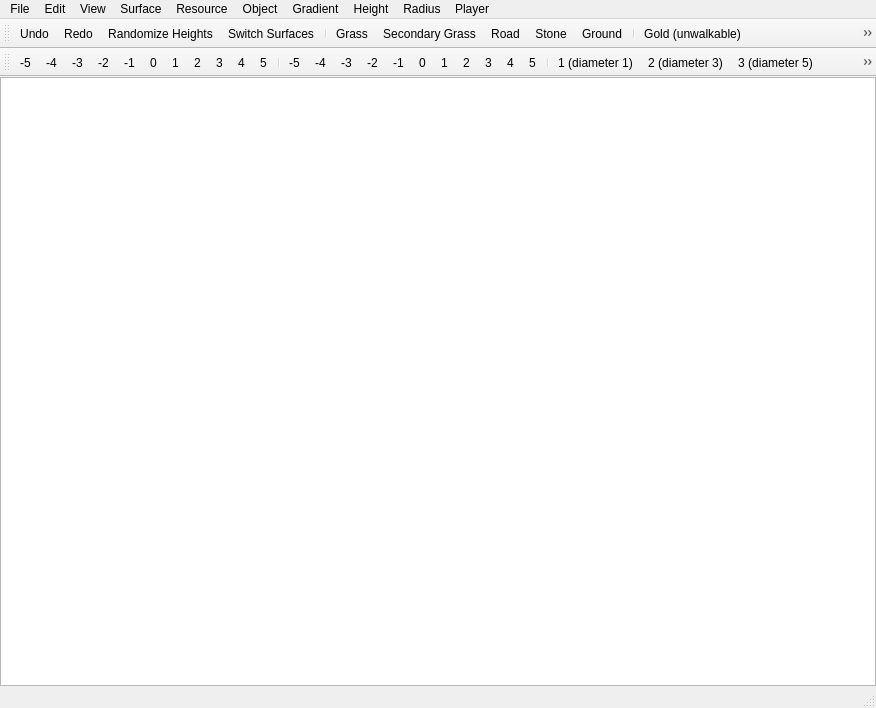
<?xml version="1.0" encoding="UTF-8"?>
<ui version="4.0">
 <author>Sebastian Riedel</author>
 <class>MainWindow</class>
 <widget class="QMainWindow" name="MainWindow">
  <property name="geometry">
   <rect>
    <x>0</x>
    <y>0</y>
    <width>876</width>
    <height>708</height>
   </rect>
  </property>
  <property name="windowTitle">
   <string>MegaGlest Map Editor v1.9.1</string>
  </property>
  <property name="windowIcon">
   <iconset resource="icons.qrc">
    <normaloff>:/mk/shared/editor.ico</normaloff>:/mk/shared/editor.ico</iconset>
  </property>
  <property name="locale">
   <locale language="English" country="UnitedStates"/>
  </property>
  <property name="iconSize">
   <size>
    <width>16</width>
    <height>16</height>
   </size>
  </property>
  <widget class="QWidget" name="centralWidget">
   <layout class="QVBoxLayout" name="verticalLayout">
    <property name="leftMargin">
     <number>0</number>
    </property>
    <property name="topMargin">
     <number>0</number>
    </property>
    <property name="rightMargin">
     <number>0</number>
    </property>
    <property name="bottomMargin">
     <number>0</number>
    </property>
    <item>
     <widget class="QGraphicsView" name="graphicsView"/>
    </item>
   </layout>
  </widget>
  <widget class="QMenuBar" name="menuBar">
   <property name="geometry">
    <rect>
     <x>0</x>
     <y>0</y>
     <width>876</width>
     <height>19</height>
    </rect>
   </property>
   <widget class="QMenu" name="menuFile">
    <property name="maximumSize">
     <size>
      <width>16777212</width>
      <height>16777215</height>
     </size>
    </property>
    <property name="title">
     <string>File</string>
    </property>
    <addaction name="actionNew"/>
    <addaction name="actionOpen"/>
    <addaction name="separator"/>
    <addaction name="actionSave"/>
    <addaction name="actionSave_as"/>
    <addaction name="separator"/>
    <addaction name="actionQuit"/>
   </widget>
   <widget class="QMenu" name="menuEdit">
    <property name="title">
     <string>Edit</string>
    </property>
    <widget class="QMenu" name="menuMirror">
     <property name="title">
      <string>Mirror</string>
     </property>
     <addaction name="actionCopy_left_to_right"/>
     <addaction name="actionCopy"/>
     <addaction name="actionCopy_2"/>
     <addaction name="separator"/>
     <addaction name="actionRotate_Left_to_Right"/>
     <addaction name="actionTop_to_Bottom"/>
     <addaction name="actionBottem_LEeft_to_Top_Right"/>
     <addaction name="actionRotate_Top_Left_to_Bottom_Right"/>
    </widget>
    <addaction name="actionUndo"/>
    <addaction name="actionRedo"/>
    <addaction name="separator"/>
    <addaction name="actionReset_Players"/>
    <addaction name="actionResize"/>
    <addaction name="actionMirror"/>
    <addaction name="actionFlip_X"/>
    <addaction name="actionFlip_Y"/>
    <addaction name="menuMirror"/>
    <addaction name="actionRandomize_Heights"/>
    <addaction name="actionRandomize_Heights_Players"/>
    <addaction name="actionSwitch_Surfaces"/>
    <addaction name="actionInfo"/>
    <addaction name="actionAdvanced"/>
   </widget>
   <widget class="QMenu" name="menuView">
    <property name="title">
     <string>View</string>
    </property>
    <addaction name="actionReset_zoom_and_pos"/>
    <addaction name="actionGrid"/>
    <addaction name="actionHeigth_Map"/>
    <addaction name="actionWater"/>
    <addaction name="separator"/>
    <addaction name="actionHelp"/>
    <addaction name="actionAbout"/>
   </widget>
   <widget class="QMenu" name="menuSurface">
    <property name="title">
     <string>Surface</string>
    </property>
    <addaction name="actionGrass"/>
    <addaction name="actionSecondary_Grass"/>
    <addaction name="actionRoad"/>
    <addaction name="actionStone"/>
    <addaction name="actionGround"/>
   </widget>
   <widget class="QMenu" name="menuResource">
    <property name="title">
     <string>Resource</string>
    </property>
    <addaction name="separator"/>
    <addaction name="actionGold_unwalkable"/>
    <addaction name="actionStone_unwalkable"/>
    <addaction name="action3_custom"/>
    <addaction name="action4_custom"/>
    <addaction name="action5_custom"/>
   </widget>
   <widget class="QMenu" name="menuObject">
    <property name="title">
     <string>Object</string>
    </property>
    <addaction name="actionNone_erase"/>
    <addaction name="separator"/>
    <addaction name="actionTree_harvestable"/>
    <addaction name="actionDead_tree_Cactuses_Hornbush"/>
    <addaction name="actionStone_object"/>
    <addaction name="actionBush_Grass_walkable"/>
    <addaction name="actionWater_object_Papyrus"/>
    <addaction name="actionBig_tree_old_palm"/>
    <addaction name="actionHanged_Impaled"/>
    <addaction name="actionStatues"/>
    <addaction name="actionMountain"/>
    <addaction name="actionInvisible_Blocking_Object"/>
   </widget>
   <widget class="QMenu" name="menuGradient">
    <property name="title">
     <string>Gradient</string>
    </property>
    <addaction name="actionGradient_5"/>
    <addaction name="actionGradient_4"/>
    <addaction name="actionGradient_3"/>
    <addaction name="actionGradient_2"/>
    <addaction name="actionGradient_1"/>
    <addaction name="actionGradient0"/>
    <addaction name="actionGradient1"/>
    <addaction name="actionGradient2"/>
    <addaction name="actionGradient3"/>
    <addaction name="actionGradient4"/>
    <addaction name="actionGradient5"/>
   </widget>
   <widget class="QMenu" name="menuHeight">
    <property name="title">
     <string>Height</string>
    </property>
    <addaction name="actionHeight_5"/>
    <addaction name="actionHeight_4"/>
    <addaction name="actionHeight_3"/>
    <addaction name="actionHeight_2"/>
    <addaction name="actionHeight_1"/>
    <addaction name="actionHeight0"/>
    <addaction name="actionHeight1"/>
    <addaction name="actionHeight2"/>
    <addaction name="actionHeight3"/>
    <addaction name="actionHeight4"/>
    <addaction name="actionHeight5"/>
   </widget>
   <widget class="QMenu" name="menuRadius">
    <property name="title">
     <string>Radius</string>
    </property>
    <addaction name="action1_diameter"/>
    <addaction name="action2_diameter"/>
    <addaction name="action3_diameter"/>
    <addaction name="action4_diameter"/>
    <addaction name="action5_diameter"/>
    <addaction name="action6_diameter"/>
    <addaction name="action7_diameter"/>
    <addaction name="action8_diameter"/>
    <addaction name="action9_diameter"/>
   </widget>
   <widget class="QMenu" name="menuPlayer">
    <property name="title">
     <string>Player</string>
    </property>
    <addaction name="actionPlayer_1"/>
    <addaction name="actionPlayer_2"/>
    <addaction name="actionPlayer_3"/>
    <addaction name="actionPlayer_4"/>
    <addaction name="actionPlayer_5"/>
    <addaction name="actionPlayer_6"/>
    <addaction name="actionPlayer_7"/>
    <addaction name="actionPlayer_8"/>
   </widget>
   <addaction name="menuFile"/>
   <addaction name="menuEdit"/>
   <addaction name="menuView"/>
   <addaction name="menuSurface"/>
   <addaction name="menuResource"/>
   <addaction name="menuObject"/>
   <addaction name="menuGradient"/>
   <addaction name="menuHeight"/>
   <addaction name="menuRadius"/>
   <addaction name="menuPlayer"/>
  </widget>
  <widget class="QToolBar" name="mainToolBar">
   <property name="sizeIncrement">
    <size>
     <width>3</width>
     <height>0</height>
    </size>
   </property>
   <attribute name="toolBarArea">
    <enum>TopToolBarArea</enum>
   </attribute>
   <attribute name="toolBarBreak">
    <bool>false</bool>
   </attribute>
   <addaction name="actionUndo"/>
   <addaction name="actionRedo"/>
   <addaction name="actionRandomize_Heights"/>
   <addaction name="actionSwitch_Surfaces"/>
   <addaction name="separator"/>
   <addaction name="actionGrass"/>
   <addaction name="actionSecondary_Grass"/>
   <addaction name="actionRoad"/>
   <addaction name="actionStone"/>
   <addaction name="actionGround"/>
   <addaction name="separator"/>
   <addaction name="actionGold_unwalkable"/>
   <addaction name="actionStone_unwalkable"/>
   <addaction name="action3_custom"/>
   <addaction name="action4_custom"/>
   <addaction name="action5_custom"/>
   <addaction name="separator"/>
   <addaction name="actionNone_erase"/>
   <addaction name="actionTree_harvestable"/>
   <addaction name="actionDead_tree_Cactuses_Hornbush"/>
   <addaction name="actionStone_object"/>
   <addaction name="actionBush_Grass_walkable"/>
   <addaction name="actionWater_object_Papyrus"/>
   <addaction name="actionBig_tree_old_palm"/>
   <addaction name="actionHanged_Impaled"/>
   <addaction name="actionStatues"/>
   <addaction name="actionMountain"/>
   <addaction name="actionInvisible_Blocking_Object"/>
  </widget>
  <widget class="QStatusBar" name="statusBar"/>
  <widget class="QToolBar" name="toolBar">
   <property name="windowTitle">
    <string>toolBar</string>
   </property>
   <attribute name="toolBarArea">
    <enum>TopToolBarArea</enum>
   </attribute>
   <attribute name="toolBarBreak">
    <bool>true</bool>
   </attribute>
   <addaction name="actionGradient_5"/>
   <addaction name="actionGradient_4"/>
   <addaction name="actionGradient_3"/>
   <addaction name="actionGradient_2"/>
   <addaction name="actionGradient_1"/>
   <addaction name="actionGradient0"/>
   <addaction name="actionGradient1"/>
   <addaction name="actionGradient2"/>
   <addaction name="actionGradient3"/>
   <addaction name="actionGradient4"/>
   <addaction name="actionGradient5"/>
   <addaction name="separator"/>
   <addaction name="actionHeight_5"/>
   <addaction name="actionHeight_4"/>
   <addaction name="actionHeight_3"/>
   <addaction name="actionHeight_2"/>
   <addaction name="actionHeight_1"/>
   <addaction name="actionHeight0"/>
   <addaction name="actionHeight1"/>
   <addaction name="actionHeight2"/>
   <addaction name="actionHeight3"/>
   <addaction name="actionHeight4"/>
   <addaction name="actionHeight5"/>
   <addaction name="separator"/>
   <addaction name="action1_diameter"/>
   <addaction name="action2_diameter"/>
   <addaction name="action3_diameter"/>
   <addaction name="action4_diameter"/>
   <addaction name="action5_diameter"/>
   <addaction name="action6_diameter"/>
   <addaction name="action7_diameter"/>
   <addaction name="action8_diameter"/>
   <addaction name="action9_diameter"/>
  </widget>
  <action name="actionNew">
   <property name="text">
    <string>New</string>
   </property>
   <property name="shortcut">
    <string>Ctrl+N</string>
   </property>
  </action>
  <action name="actionOpen">
   <property name="text">
    <string>Open</string>
   </property>
   <property name="shortcut">
    <string>Ctrl+O</string>
   </property>
  </action>
  <action name="actionSave">
   <property name="text">
    <string>Save</string>
   </property>
   <property name="shortcut">
    <string>Ctrl+S</string>
   </property>
  </action>
  <action name="actionSave_as">
   <property name="text">
    <string>Save as ...</string>
   </property>
  </action>
  <action name="actionQuit">
   <property name="text">
    <string>Quit</string>
   </property>
   <property name="shortcut">
    <string>Ctrl+Q</string>
   </property>
  </action>
  <action name="actionUndo">
   <property name="icon">
    <iconset resource="icons.qrc">
     <normaloff>:/icons/edit_undo.png</normaloff>:/icons/edit_undo.png</iconset>
   </property>
   <property name="text">
    <string>Undo</string>
   </property>
   <property name="shortcut">
    <string>Ctrl+Z</string>
   </property>
  </action>
  <action name="actionRedo">
   <property name="icon">
    <iconset resource="icons.qrc">
     <normaloff>:/icons/edit_redo.png</normaloff>:/icons/edit_redo.png</iconset>
   </property>
   <property name="text">
    <string>Redo</string>
   </property>
   <property name="shortcut">
    <string>Ctrl+Y</string>
   </property>
  </action>
  <action name="actionReset_Players">
   <property name="text">
    <string>Reset Players...</string>
   </property>
  </action>
  <action name="actionResize">
   <property name="text">
    <string>Resize...</string>
   </property>
  </action>
  <action name="actionMirror">
   <property name="text">
    <string>Flip Diagonal</string>
   </property>
  </action>
  <action name="actionFlip_X">
   <property name="text">
    <string>Flip X</string>
   </property>
  </action>
  <action name="actionFlip_Y">
   <property name="text">
    <string>Flip Y</string>
   </property>
  </action>
  <action name="actionRandomize_Heights">
   <property name="icon">
    <iconset resource="icons.qrc">
     <normaloff>:/icons/edit_randomize-heights.png</normaloff>:/icons/edit_randomize-heights.png</iconset>
   </property>
   <property name="text">
    <string>Randomize Heights</string>
   </property>
  </action>
  <action name="actionRandomize_Heights_Players">
   <property name="text">
    <string>Randomize Heights/Players</string>
   </property>
  </action>
  <action name="actionSwitch_Surfaces">
   <property name="icon">
    <iconset resource="icons.qrc">
     <normaloff>:/icons/edit_switch-surfaces.png</normaloff>:/icons/edit_switch-surfaces.png</iconset>
   </property>
   <property name="text">
    <string>Switch Surfaces...</string>
   </property>
  </action>
  <action name="actionInfo">
   <property name="text">
    <string>Info...</string>
   </property>
  </action>
  <action name="actionAdvanced">
   <property name="text">
    <string>Advanced</string>
   </property>
  </action>
  <action name="actionReset_zoom_and_pos">
   <property name="text">
    <string>Reset zoom and pos</string>
   </property>
  </action>
  <action name="actionGrid">
   <property name="checkable">
    <bool>true</bool>
   </property>
   <property name="text">
    <string>Grid</string>
   </property>
  </action>
  <action name="actionHeigth_Map">
   <property name="checkable">
    <bool>true</bool>
   </property>
   <property name="text">
    <string>Heigth Map</string>
   </property>
  </action>
  <action name="actionWater">
   <property name="checkable">
    <bool>true</bool>
   </property>
   <property name="checked">
    <bool>true</bool>
   </property>
   <property name="text">
    <string>Hide Water</string>
   </property>
  </action>
  <action name="actionHelp">
   <property name="text">
    <string>Help...</string>
   </property>
   <property name="shortcut">
    <string>F1</string>
   </property>
  </action>
  <action name="actionAbout">
   <property name="text">
    <string>About...</string>
   </property>
  </action>
  <action name="actionGrass">
   <property name="checkable">
    <bool>true</bool>
   </property>
   <property name="icon">
    <iconset resource="icons.qrc">
     <normaloff>:/icons/brush_surface_grass1.png</normaloff>:/icons/brush_surface_grass1.png</iconset>
   </property>
   <property name="text">
    <string>Grass</string>
   </property>
  </action>
  <action name="actionSecondary_Grass">
   <property name="checkable">
    <bool>true</bool>
   </property>
   <property name="icon">
    <iconset resource="icons.qrc">
     <normaloff>:/icons/brush_surface_grass2.png</normaloff>:/icons/brush_surface_grass2.png</iconset>
   </property>
   <property name="text">
    <string>Secondary Grass</string>
   </property>
  </action>
  <action name="actionRoad">
   <property name="checkable">
    <bool>true</bool>
   </property>
   <property name="icon">
    <iconset resource="icons.qrc">
     <normaloff>:/icons/brush_surface_road.png</normaloff>:/icons/brush_surface_road.png</iconset>
   </property>
   <property name="text">
    <string>Road</string>
   </property>
  </action>
  <action name="actionStone">
   <property name="checkable">
    <bool>true</bool>
   </property>
   <property name="icon">
    <iconset resource="icons.qrc">
     <normaloff>:/icons/brush_surface_stone.png</normaloff>:/icons/brush_surface_stone.png</iconset>
   </property>
   <property name="text">
    <string>Stone</string>
   </property>
  </action>
  <action name="actionGround">
   <property name="checkable">
    <bool>true</bool>
   </property>
   <property name="icon">
    <iconset resource="icons.qrc">
     <normaloff>:/icons/brush_surface_custom.png</normaloff>:/icons/brush_surface_custom.png</iconset>
   </property>
   <property name="text">
    <string>Ground</string>
   </property>
  </action>
  <action name="actionGold_unwalkable">
   <property name="checkable">
    <bool>true</bool>
   </property>
   <property name="icon">
    <iconset resource="icons.qrc">
     <normaloff>:/icons/brush_resource_1-gold.png</normaloff>:/icons/brush_resource_1-gold.png</iconset>
   </property>
   <property name="text">
    <string>Gold (unwalkable)</string>
   </property>
  </action>
  <action name="actionStone_unwalkable">
   <property name="checkable">
    <bool>true</bool>
   </property>
   <property name="icon">
    <iconset resource="icons.qrc">
     <normaloff>:/icons/brush_resource_2-stone.png</normaloff>:/icons/brush_resource_2-stone.png</iconset>
   </property>
   <property name="text">
    <string>Stone (unwalkable)</string>
   </property>
  </action>
  <action name="action3_custom">
   <property name="checkable">
    <bool>true</bool>
   </property>
   <property name="icon">
    <iconset resource="icons.qrc">
     <normaloff>:/icons/brush_resource_3.png</normaloff>:/icons/brush_resource_3.png</iconset>
   </property>
   <property name="text">
    <string>3 - custom</string>
   </property>
  </action>
  <action name="action4_custom">
   <property name="checkable">
    <bool>true</bool>
   </property>
   <property name="icon">
    <iconset resource="icons.qrc">
     <normaloff>:/icons/brush_resource_4.png</normaloff>:/icons/brush_resource_4.png</iconset>
   </property>
   <property name="text">
    <string>4 - custom</string>
   </property>
  </action>
  <action name="action5_custom">
   <property name="checkable">
    <bool>true</bool>
   </property>
   <property name="icon">
    <iconset resource="icons.qrc">
     <normaloff>:/icons/brush_resource_5.png</normaloff>:/icons/brush_resource_5.png</iconset>
   </property>
   <property name="text">
    <string>5 - custom</string>
   </property>
  </action>
  <action name="actionNone_erase">
   <property name="checkable">
    <bool>true</bool>
   </property>
   <property name="icon">
    <iconset resource="icons.qrc">
     <normaloff>:/icons/brush_none.png</normaloff>:/icons/brush_none.png</iconset>
   </property>
   <property name="text">
    <string>None (erase)</string>
   </property>
   <property name="shortcut">
    <string>Alt+0</string>
   </property>
  </action>
  <action name="actionTree_harvestable">
   <property name="checkable">
    <bool>true</bool>
   </property>
   <property name="icon">
    <iconset resource="icons.qrc">
     <normaloff>:/icons/brush_object_tree.png</normaloff>:/icons/brush_object_tree.png</iconset>
   </property>
   <property name="text">
    <string>Tree (harvestable)</string>
   </property>
  </action>
  <action name="actionDead_tree_Cactuses_Hornbush">
   <property name="checkable">
    <bool>true</bool>
   </property>
   <property name="icon">
    <iconset resource="icons.qrc">
     <normaloff>:/icons/brush_object_dead-tree.png</normaloff>:/icons/brush_object_dead-tree.png</iconset>
   </property>
   <property name="text">
    <string>Dead tree / Cactuses / Thornbush</string>
   </property>
  </action>
  <action name="actionStone_object">
   <property name="checkable">
    <bool>true</bool>
   </property>
   <property name="icon">
    <iconset resource="icons.qrc">
     <normaloff>:/icons/brush_object_stone.png</normaloff>:/icons/brush_object_stone.png</iconset>
   </property>
   <property name="text">
    <string>Stone</string>
   </property>
  </action>
  <action name="actionBush_Grass_walkable">
   <property name="checkable">
    <bool>true</bool>
   </property>
   <property name="icon">
    <iconset resource="icons.qrc">
     <normaloff>:/icons/brush_object_bush.png</normaloff>:/icons/brush_object_bush.png</iconset>
   </property>
   <property name="text">
    <string>Bush / Grass / Fern (walkable)</string>
   </property>
  </action>
  <action name="actionWater_object_Papyrus">
   <property name="checkable">
    <bool>true</bool>
   </property>
   <property name="icon">
    <iconset resource="icons.qrc">
     <normaloff>:/icons/brush_object_water-object.png</normaloff>:/icons/brush_object_water-object.png</iconset>
   </property>
   <property name="text">
    <string>Water object / Reed / Papyrus (walkable)</string>
   </property>
  </action>
  <action name="actionBig_tree_old_palm">
   <property name="checkable">
    <bool>true</bool>
   </property>
   <property name="icon">
    <iconset resource="icons.qrc">
     <normaloff>:/icons/brush_object_c1-bigtree.png</normaloff>:/icons/brush_object_c1-bigtree.png</iconset>
   </property>
   <property name="text">
    <string>Big tree / Old palm</string>
   </property>
  </action>
  <action name="actionHanged_Impaled">
   <property name="checkable">
    <bool>true</bool>
   </property>
   <property name="icon">
    <iconset resource="icons.qrc">
     <normaloff>:/icons/brush_object_c2-hanged.png</normaloff>:/icons/brush_object_c2-hanged.png</iconset>
   </property>
   <property name="text">
    <string>Hanged / Impaled</string>
   </property>
  </action>
  <action name="actionStatues">
   <property name="checkable">
    <bool>true</bool>
   </property>
   <property name="icon">
    <iconset resource="icons.qrc">
     <normaloff>:/icons/brush_object_c3-statue.png</normaloff>:/icons/brush_object_c3-statue.png</iconset>
   </property>
   <property name="text">
    <string>Statues</string>
   </property>
  </action>
  <action name="actionMountain">
   <property name="checkable">
    <bool>true</bool>
   </property>
   <property name="icon">
    <iconset resource="icons.qrc">
     <normaloff>:/icons/brush_object_c4-bigrock.png</normaloff>:/icons/brush_object_c4-bigrock.png</iconset>
   </property>
   <property name="text">
    <string>Mountain</string>
   </property>
  </action>
  <action name="actionInvisible_Blocking_Object">
   <property name="checkable">
    <bool>true</bool>
   </property>
   <property name="icon">
    <iconset resource="icons.qrc">
     <normaloff>:/icons/brush_object_c5-blocking.png</normaloff>:/icons/brush_object_c5-blocking.png</iconset>
   </property>
   <property name="text">
    <string>Invisible Blocking Object</string>
   </property>
  </action>
  <action name="actionGradient_5">
   <property name="checkable">
    <bool>true</bool>
   </property>
   <property name="icon">
    <iconset resource="icons.qrc">
     <normaloff>:/icons/brush_gradient_n5.png</normaloff>:/icons/brush_gradient_n5.png</iconset>
   </property>
   <property name="text">
    <string>-5</string>
   </property>
  </action>
  <action name="actionGradient_4">
   <property name="checkable">
    <bool>true</bool>
   </property>
   <property name="icon">
    <iconset resource="icons.qrc">
     <normaloff>:/icons/brush_gradient_n4.png</normaloff>:/icons/brush_gradient_n4.png</iconset>
   </property>
   <property name="text">
    <string>-4</string>
   </property>
  </action>
  <action name="actionGradient_3">
   <property name="checkable">
    <bool>true</bool>
   </property>
   <property name="icon">
    <iconset resource="icons.qrc">
     <normaloff>:/icons/brush_gradient_n3.png</normaloff>:/icons/brush_gradient_n3.png</iconset>
   </property>
   <property name="text">
    <string>-3</string>
   </property>
  </action>
  <action name="actionGradient_2">
   <property name="checkable">
    <bool>true</bool>
   </property>
   <property name="icon">
    <iconset resource="icons.qrc">
     <normaloff>:/icons/brush_gradient_n2.png</normaloff>:/icons/brush_gradient_n2.png</iconset>
   </property>
   <property name="text">
    <string>-2</string>
   </property>
  </action>
  <action name="actionGradient_1">
   <property name="checkable">
    <bool>true</bool>
   </property>
   <property name="icon">
    <iconset resource="icons.qrc">
     <normaloff>:/icons/brush_gradient_n1.png</normaloff>:/icons/brush_gradient_n1.png</iconset>
   </property>
   <property name="text">
    <string>-1</string>
   </property>
  </action>
  <action name="actionGradient0">
   <property name="checkable">
    <bool>true</bool>
   </property>
   <property name="icon">
    <iconset resource="icons.qrc">
     <normaloff>:/icons/brush_gradient_0.png</normaloff>:/icons/brush_gradient_0.png</iconset>
   </property>
   <property name="text">
    <string>0</string>
   </property>
  </action>
  <action name="actionGradient1">
   <property name="checkable">
    <bool>true</bool>
   </property>
   <property name="icon">
    <iconset resource="icons.qrc">
     <normaloff>:/icons/brush_gradient_p1.png</normaloff>:/icons/brush_gradient_p1.png</iconset>
   </property>
   <property name="text">
    <string>1</string>
   </property>
  </action>
  <action name="actionGradient2">
   <property name="checkable">
    <bool>true</bool>
   </property>
   <property name="icon">
    <iconset resource="icons.qrc">
     <normaloff>:/icons/brush_gradient_p2.png</normaloff>:/icons/brush_gradient_p2.png</iconset>
   </property>
   <property name="text">
    <string>2</string>
   </property>
  </action>
  <action name="actionGradient3">
   <property name="checkable">
    <bool>true</bool>
   </property>
   <property name="icon">
    <iconset resource="icons.qrc">
     <normaloff>:/icons/brush_gradient_p3.png</normaloff>:/icons/brush_gradient_p3.png</iconset>
   </property>
   <property name="text">
    <string>3</string>
   </property>
  </action>
  <action name="actionGradient4">
   <property name="checkable">
    <bool>true</bool>
   </property>
   <property name="icon">
    <iconset resource="icons.qrc">
     <normaloff>:/icons/brush_gradient_p4.png</normaloff>:/icons/brush_gradient_p4.png</iconset>
   </property>
   <property name="text">
    <string>4</string>
   </property>
  </action>
  <action name="actionGradient5">
   <property name="checkable">
    <bool>true</bool>
   </property>
   <property name="icon">
    <iconset resource="icons.qrc">
     <normaloff>:/icons/brush_gradient_p5.png</normaloff>:/icons/brush_gradient_p5.png</iconset>
   </property>
   <property name="text">
    <string>5</string>
   </property>
  </action>
  <action name="actionHeight_5">
   <property name="checkable">
    <bool>true</bool>
   </property>
   <property name="icon">
    <iconset resource="icons.qrc">
     <normaloff>:/icons/brush_height_n5.png</normaloff>:/icons/brush_height_n5.png</iconset>
   </property>
   <property name="text">
    <string>-5</string>
   </property>
  </action>
  <action name="actionHeight_4">
   <property name="checkable">
    <bool>true</bool>
   </property>
   <property name="icon">
    <iconset resource="icons.qrc">
     <normaloff>:/icons/brush_height_n4.png</normaloff>:/icons/brush_height_n4.png</iconset>
   </property>
   <property name="text">
    <string>-4</string>
   </property>
  </action>
  <action name="actionHeight_3">
   <property name="checkable">
    <bool>true</bool>
   </property>
   <property name="icon">
    <iconset resource="icons.qrc">
     <normaloff>:/icons/brush_height_n3.png</normaloff>:/icons/brush_height_n3.png</iconset>
   </property>
   <property name="text">
    <string>-3</string>
   </property>
  </action>
  <action name="actionHeight_2">
   <property name="checkable">
    <bool>true</bool>
   </property>
   <property name="icon">
    <iconset resource="icons.qrc">
     <normaloff>:/icons/brush_height_n2.png</normaloff>:/icons/brush_height_n2.png</iconset>
   </property>
   <property name="text">
    <string>-2</string>
   </property>
  </action>
  <action name="actionHeight_1">
   <property name="checkable">
    <bool>true</bool>
   </property>
   <property name="icon">
    <iconset resource="icons.qrc">
     <normaloff>:/icons/brush_height_n1.png</normaloff>:/icons/brush_height_n1.png</iconset>
   </property>
   <property name="text">
    <string>-1</string>
   </property>
  </action>
  <action name="actionHeight0">
   <property name="checkable">
    <bool>true</bool>
   </property>
   <property name="icon">
    <iconset resource="icons.qrc">
     <normaloff>:/icons/brush_height_0.png</normaloff>:/icons/brush_height_0.png</iconset>
   </property>
   <property name="text">
    <string>0</string>
   </property>
  </action>
  <action name="actionHeight1">
   <property name="checkable">
    <bool>true</bool>
   </property>
   <property name="icon">
    <iconset resource="icons.qrc">
     <normaloff>:/icons/brush_height_p1.png</normaloff>:/icons/brush_height_p1.png</iconset>
   </property>
   <property name="text">
    <string>1</string>
   </property>
  </action>
  <action name="actionHeight2">
   <property name="checkable">
    <bool>true</bool>
   </property>
   <property name="icon">
    <iconset resource="icons.qrc">
     <normaloff>:/icons/brush_height_p2.png</normaloff>:/icons/brush_height_p2.png</iconset>
   </property>
   <property name="text">
    <string>2</string>
   </property>
  </action>
  <action name="actionHeight3">
   <property name="checkable">
    <bool>true</bool>
   </property>
   <property name="icon">
    <iconset resource="icons.qrc">
     <normaloff>:/icons/brush_height_p3.png</normaloff>:/icons/brush_height_p3.png</iconset>
   </property>
   <property name="text">
    <string>3</string>
   </property>
  </action>
  <action name="actionHeight4">
   <property name="checkable">
    <bool>true</bool>
   </property>
   <property name="icon">
    <iconset resource="icons.qrc">
     <normaloff>:/icons/brush_height_p4.png</normaloff>:/icons/brush_height_p4.png</iconset>
   </property>
   <property name="text">
    <string>4</string>
   </property>
  </action>
  <action name="actionHeight5">
   <property name="checkable">
    <bool>true</bool>
   </property>
   <property name="icon">
    <iconset resource="icons.qrc">
     <normaloff>:/icons/brush_height_p5.png</normaloff>:/icons/brush_height_p5.png</iconset>
   </property>
   <property name="text">
    <string>5</string>
   </property>
  </action>
  <action name="action1_diameter">
   <property name="checkable">
    <bool>true</bool>
   </property>
   <property name="icon">
    <iconset resource="icons.qrc">
     <normaloff>:/icons/radius_1.png</normaloff>:/icons/radius_1.png</iconset>
   </property>
   <property name="text">
    <string>1 (diameter 1)</string>
   </property>
   <property name="shortcut">
    <string>Alt+1</string>
   </property>
  </action>
  <action name="action2_diameter">
   <property name="checkable">
    <bool>true</bool>
   </property>
   <property name="icon">
    <iconset resource="icons.qrc">
     <normaloff>:/icons/radius_2.png</normaloff>:/icons/radius_2.png</iconset>
   </property>
   <property name="text">
    <string>2 (diameter 3)</string>
   </property>
   <property name="shortcut">
    <string>Alt+2</string>
   </property>
  </action>
  <action name="action3_diameter">
   <property name="checkable">
    <bool>true</bool>
   </property>
   <property name="icon">
    <iconset resource="icons.qrc">
     <normaloff>:/icons/radius_3.png</normaloff>:/icons/radius_3.png</iconset>
   </property>
   <property name="text">
    <string>3 (diameter 5)</string>
   </property>
   <property name="shortcut">
    <string>Alt+3</string>
   </property>
  </action>
  <action name="action4_diameter">
   <property name="checkable">
    <bool>true</bool>
   </property>
   <property name="icon">
    <iconset resource="icons.qrc">
     <normaloff>:/icons/radius_4.png</normaloff>:/icons/radius_4.png</iconset>
   </property>
   <property name="text">
    <string>4 (diameter 7)</string>
   </property>
   <property name="shortcut">
    <string>Alt+4</string>
   </property>
  </action>
  <action name="action5_diameter">
   <property name="checkable">
    <bool>true</bool>
   </property>
   <property name="icon">
    <iconset resource="icons.qrc">
     <normaloff>:/icons/radius_5.png</normaloff>:/icons/radius_5.png</iconset>
   </property>
   <property name="text">
    <string>5 (diameter 9)</string>
   </property>
   <property name="shortcut">
    <string>Alt+5</string>
   </property>
  </action>
  <action name="action6_diameter">
   <property name="checkable">
    <bool>true</bool>
   </property>
   <property name="icon">
    <iconset resource="icons.qrc">
     <normaloff>:/icons/radius_6.png</normaloff>:/icons/radius_6.png</iconset>
   </property>
   <property name="text">
    <string>6 (diameter 11)</string>
   </property>
   <property name="shortcut">
    <string>Alt+6</string>
   </property>
  </action>
  <action name="action7_diameter">
   <property name="checkable">
    <bool>true</bool>
   </property>
   <property name="icon">
    <iconset resource="icons.qrc">
     <normaloff>:/icons/radius_7.png</normaloff>:/icons/radius_7.png</iconset>
   </property>
   <property name="text">
    <string>7 (diameter 13)</string>
   </property>
   <property name="shortcut">
    <string>Alt+7</string>
   </property>
  </action>
  <action name="action8_diameter">
   <property name="checkable">
    <bool>true</bool>
   </property>
   <property name="icon">
    <iconset resource="icons.qrc">
     <normaloff>:/icons/radius_8.png</normaloff>:/icons/radius_8.png</iconset>
   </property>
   <property name="text">
    <string>8 (diameter 15)</string>
   </property>
   <property name="shortcut">
    <string>Alt+8</string>
   </property>
  </action>
  <action name="action9_diameter">
   <property name="checkable">
    <bool>true</bool>
   </property>
   <property name="icon">
    <iconset resource="icons.qrc">
     <normaloff>:/icons/radius_9.png</normaloff>:/icons/radius_9.png</iconset>
   </property>
   <property name="text">
    <string>9 (diameter 17)</string>
   </property>
   <property name="shortcut">
    <string>Alt+9</string>
   </property>
  </action>
  <action name="actionPlayer_1">
   <property name="icon">
    <iconset resource="icons.qrc">
     <normaloff>:/icons/brush_players_red.png</normaloff>:/icons/brush_players_red.png</iconset>
   </property>
   <property name="text">
    <string>Player 1 Red</string>
   </property>
  </action>
  <action name="actionPlayer_2">
   <property name="icon">
    <iconset resource="icons.qrc">
     <normaloff>:/icons/brush_players_blue.png</normaloff>:/icons/brush_players_blue.png</iconset>
   </property>
   <property name="text">
    <string>Player 2 Blue</string>
   </property>
  </action>
  <action name="actionPlayer_3">
   <property name="icon">
    <iconset resource="icons.qrc">
     <normaloff>:/icons/brush_players_green.png</normaloff>:/icons/brush_players_green.png</iconset>
   </property>
   <property name="text">
    <string>Player 3 Green</string>
   </property>
  </action>
  <action name="actionPlayer_4">
   <property name="icon">
    <iconset resource="icons.qrc">
     <normaloff>:/icons/brush_players_yellow.png</normaloff>:/icons/brush_players_yellow.png</iconset>
   </property>
   <property name="text">
    <string>Player 4 Yellow</string>
   </property>
  </action>
  <action name="actionPlayer_5">
   <property name="icon">
    <iconset resource="icons.qrc">
     <normaloff>:/icons/brush_players_white.png</normaloff>:/icons/brush_players_white.png</iconset>
   </property>
   <property name="text">
    <string>Player 5 White</string>
   </property>
  </action>
  <action name="actionPlayer_6">
   <property name="icon">
    <iconset resource="icons.qrc">
     <normaloff>:/icons/brush_players_cyan.png</normaloff>:/icons/brush_players_cyan.png</iconset>
   </property>
   <property name="text">
    <string>Player 6 Cyan</string>
   </property>
  </action>
  <action name="actionPlayer_7">
   <property name="icon">
    <iconset resource="icons.qrc">
     <normaloff>:/icons/brush_players_orange.png</normaloff>:/icons/brush_players_orange.png</iconset>
   </property>
   <property name="text">
    <string>Player 7 Orange</string>
   </property>
  </action>
  <action name="actionPlayer_8">
   <property name="icon">
    <iconset resource="icons.qrc">
     <normaloff>:/icons/brush_players_pink.png</normaloff>:/icons/brush_players_pink.png</iconset>
   </property>
   <property name="text">
    <string>Player 8 Pink</string>
   </property>
  </action>
  <action name="actionCopy_left_to_right">
   <property name="text">
    <string>Copy Left to Right</string>
   </property>
  </action>
  <action name="actionCopy">
   <property name="text">
    <string>Copy Top to Bottom</string>
   </property>
  </action>
  <action name="actionCopy_2">
   <property name="text">
    <string>Copy bottom left to top right</string>
   </property>
  </action>
  <action name="actionRotate_Left_to_Right">
   <property name="text">
    <string>Rotate Left to Right</string>
   </property>
  </action>
  <action name="actionTop_to_Bottom">
   <property name="text">
    <string>Rotate Top to Bottom</string>
   </property>
  </action>
  <action name="actionBottem_LEeft_to_Top_Right">
   <property name="text">
    <string>Rotate Bottem Left to Top Right</string>
   </property>
  </action>
  <action name="actionRotate_Top_Left_to_Bottom_Right">
   <property name="text">
    <string>Rotate Top Left to Bottom Right</string>
   </property>
  </action>
 </widget>
 <layoutdefault spacing="6" margin="11"/>
 <resources>
  <include location="icons.qrc"/>
 </resources>
 <connections>
  <connection>
   <sender>actionQuit</sender>
   <signal>triggered()</signal>
   <receiver>MainWindow</receiver>
   <slot>close()</slot>
   <hints>
    <hint type="sourcelabel">
     <x>-1</x>
     <y>-1</y>
    </hint>
    <hint type="destinationlabel">
     <x>290</x>
     <y>184</y>
    </hint>
   </hints>
  </connection>
 </connections>
</ui>
